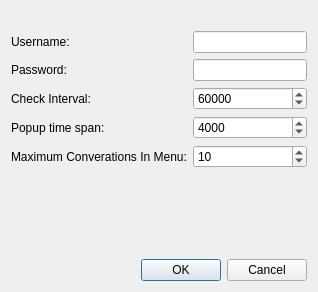
<ui version="4.0" >
 <class>DialogOptions</class>
 <widget class="QDialog" name="DialogOptions" >
  <property name="geometry" >
   <rect>
    <x>0</x>
    <y>0</y>
    <width>318</width>
    <height>292</height>
   </rect>
  </property>
  <property name="windowTitle" >
   <string>QGmailNotifier Options</string>
  </property>
  <layout class="QGridLayout" name="gridLayout" >
   <item row="0" column="0" >
    <widget class="QLabel" name="label_6" >
     <property name="text" >
      <string/>
     </property>
     <property name="pixmap" >
      <pixmap resource="QGmailNotifier.qrc" >:/img/gmail.png</pixmap>
     </property>
    </widget>
   </item>
   <item row="1" column="0" >
    <widget class="QLabel" name="label" >
     <property name="text" >
      <string>Username:</string>
     </property>
    </widget>
   </item>
   <item row="1" column="1" >
    <widget class="QLineEdit" name="txtUser" />
   </item>
   <item row="2" column="0" >
    <widget class="QLabel" name="label_2" >
     <property name="text" >
      <string>Password:</string>
     </property>
    </widget>
   </item>
   <item row="2" column="1" >
    <widget class="QLineEdit" name="txtPass" >
     <property name="echoMode" >
      <enum>QLineEdit::Password</enum>
     </property>
    </widget>
   </item>
   <item row="3" column="0" >
    <widget class="QLabel" name="label_3" >
     <property name="text" >
      <string>Check Interval:</string>
     </property>
    </widget>
   </item>
   <item row="3" column="1" >
    <widget class="QSpinBox" name="spnInterval" >
     <property name="minimum" >
      <number>1000</number>
     </property>
     <property name="maximum" >
      <number>600000</number>
     </property>
     <property name="value" >
      <number>60000</number>
     </property>
    </widget>
   </item>
   <item row="4" column="0" >
    <widget class="QLabel" name="label_4" >
     <property name="text" >
      <string>Popup time span:</string>
     </property>
    </widget>
   </item>
   <item row="4" column="1" >
    <widget class="QSpinBox" name="spnPopup" >
     <property name="maximum" >
      <number>10000</number>
     </property>
     <property name="value" >
      <number>4000</number>
     </property>
    </widget>
   </item>
   <item row="5" column="0" >
    <widget class="QLabel" name="label_5" >
     <property name="text" >
      <string>Maximum Converations In Menu:</string>
     </property>
    </widget>
   </item>
   <item row="5" column="1" >
    <widget class="QSpinBox" name="spnConversation" >
     <property name="minimum" >
      <number>1</number>
     </property>
     <property name="maximum" >
      <number>30</number>
     </property>
     <property name="value" >
      <number>10</number>
     </property>
    </widget>
   </item>
   <item row="6" column="1" >
    <spacer name="verticalSpacer" >
     <property name="orientation" >
      <enum>Qt::Vertical</enum>
     </property>
     <property name="sizeHint" stdset="0" >
      <size>
       <width>20</width>
       <height>32</height>
      </size>
     </property>
    </spacer>
   </item>
   <item row="7" column="0" colspan="2" >
    <widget class="QDialogButtonBox" name="buttonBox" >
     <property name="orientation" >
      <enum>Qt::Horizontal</enum>
     </property>
     <property name="standardButtons" >
      <set>QDialogButtonBox::Cancel|QDialogButtonBox::Ok</set>
     </property>
    </widget>
   </item>
  </layout>
 </widget>
 <resources>
  <include location="QGmailNotifier.qrc" />
 </resources>
 <connections>
  <connection>
   <sender>buttonBox</sender>
   <signal>accepted()</signal>
   <receiver>DialogOptions</receiver>
   <slot>accept()</slot>
   <hints>
    <hint type="sourcelabel" >
     <x>248</x>
     <y>254</y>
    </hint>
    <hint type="destinationlabel" >
     <x>157</x>
     <y>274</y>
    </hint>
   </hints>
  </connection>
  <connection>
   <sender>buttonBox</sender>
   <signal>rejected()</signal>
   <receiver>DialogOptions</receiver>
   <slot>reject()</slot>
   <hints>
    <hint type="sourcelabel" >
     <x>316</x>
     <y>260</y>
    </hint>
    <hint type="destinationlabel" >
     <x>286</x>
     <y>274</y>
    </hint>
   </hints>
  </connection>
 </connections>
</ui>
